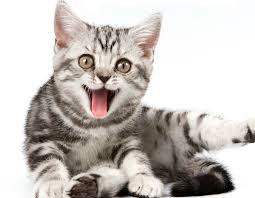
#> input picture Imagens/gato.jpg, 255 x 198 px, found by its file name
$ python 02_Exercicio_Operacoes_Aritmeticas.py
#> lines starting #> are read from the running program, lines starting #| are printed output that depends on the picture
# Exercício: Combinar duas imagens diferentes existentes na pasta de imagens

import cv2
import numpy as np

imageA = cv2.imread('../../imagens/gato.jpg')
#> imageA is the input picture: shape (198, 255, 3); mean B, G, R 189.3, 193.6, 199.4
imageB = cv2.imread('../../imagens/tigre.jpg')
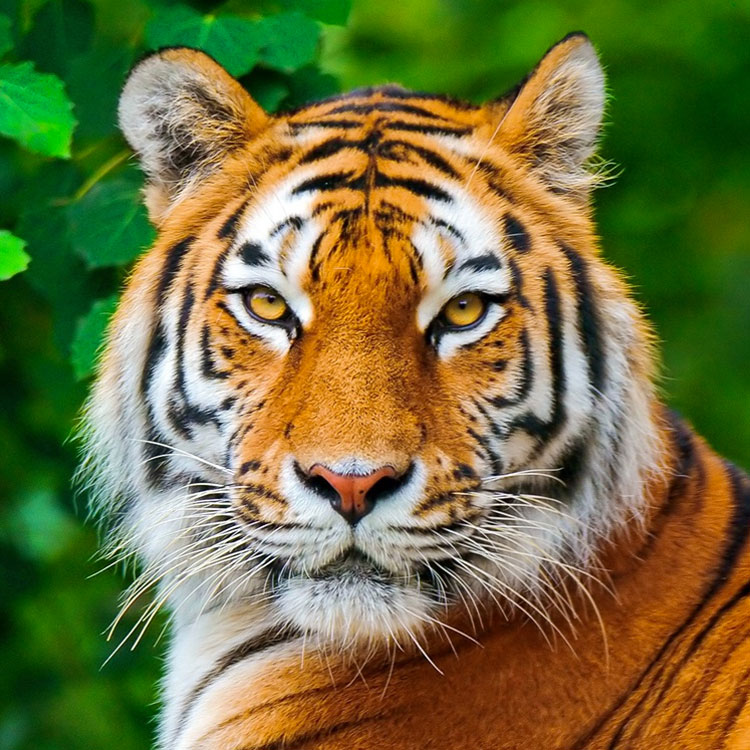
#> input picture Imagens/tigre.jpg, 750 x 750 px, found by its file name
#> imageB is the input picture: shape (750, 750, 3); mean B, G, R 62.9, 112.5, 112.3

# Deixar o tamanho da imagem B igual ao da A
height, width, _ = imageA.shape
#> height = 198; width = 255
imageB_resize = cv2.resize(imageB, (width, height), interpolation = cv2.INTER_AREA)
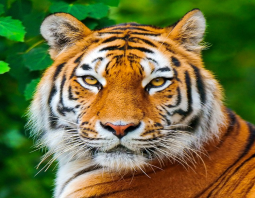
#> imageB_resize: shape (198, 255, 3); mean B, G, R 62.9, 112.5, 112.3

print(imageA.shape)
#| (198, 255, 3)
print(imageB_resize.shape)
#| (198, 255, 3)

# Mostrar imagens A e B após o ajuste
cv2.imshow("Input A", imageA)
cv2.imshow("Input B", imageB_resize)

cv2.waitKey(0)
cv2.destroyAllWindows()
